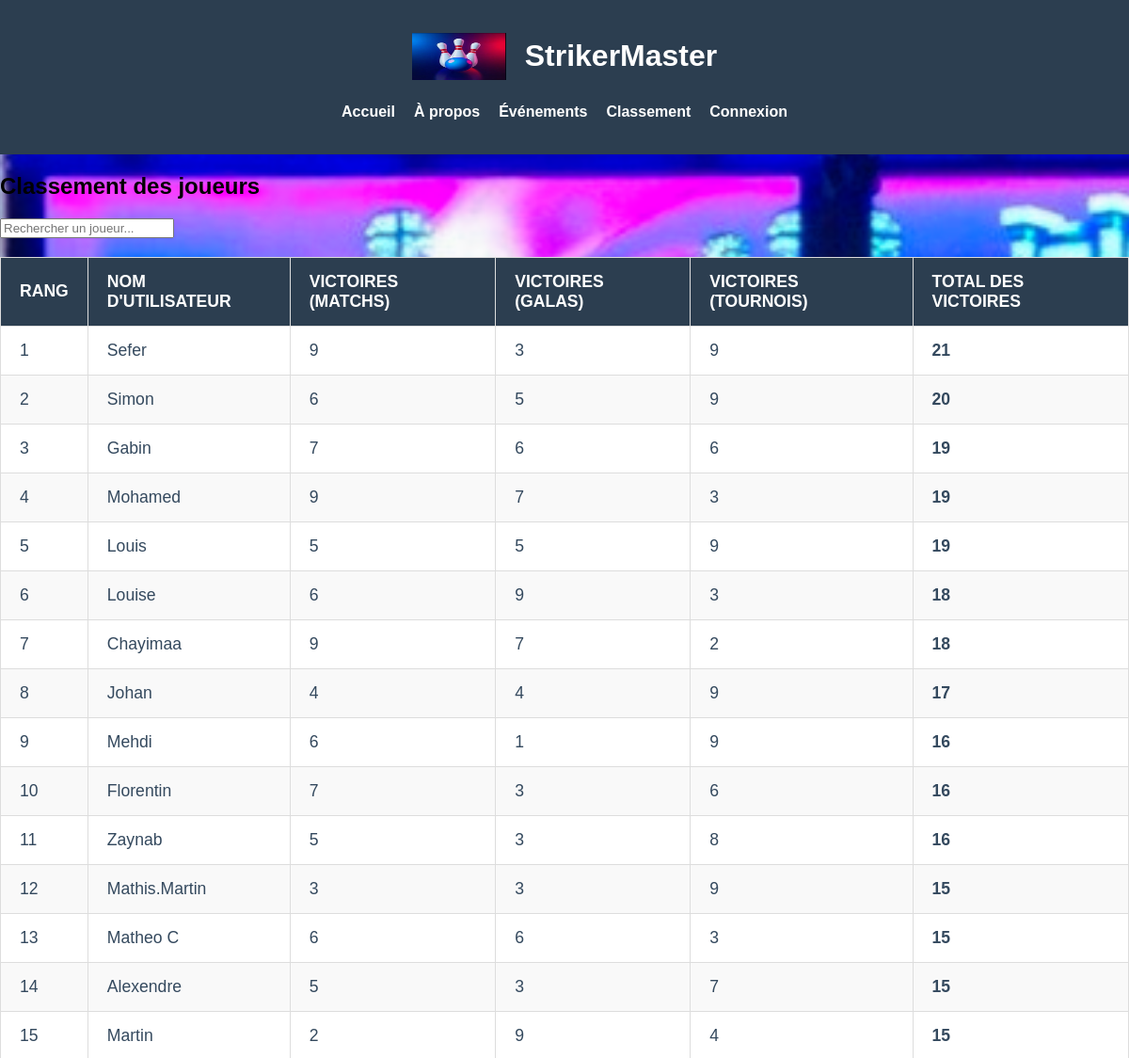
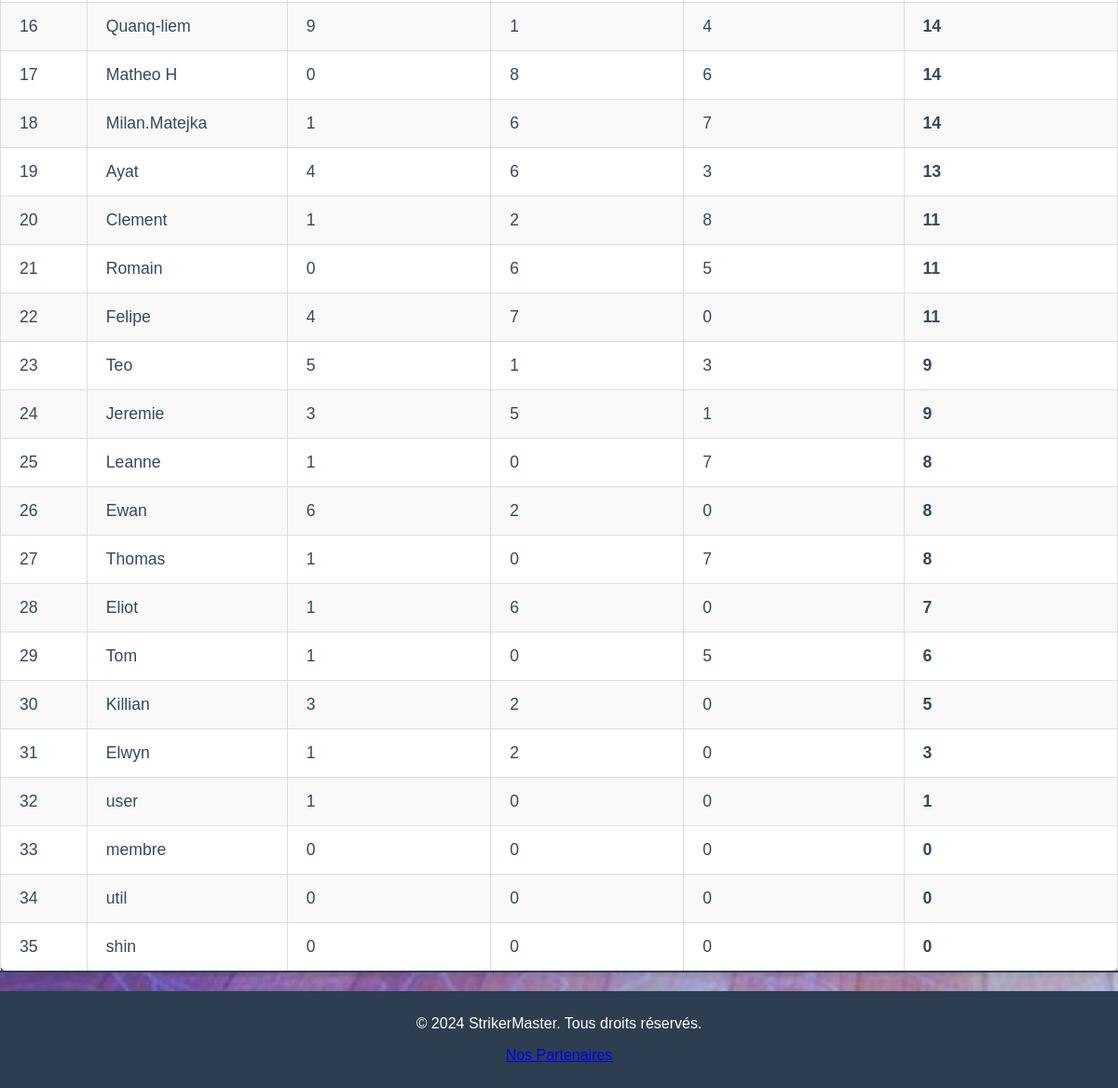
Page /classement.php on the committed database (2 pictures, top to bottom).
### tables this page shows
CREATE TABLE IF NOT EXISTS `users` (
  `id` int NOT NULL AUTO_INCREMENT,
  `username` varchar(50) NOT NULL,
  `password` varchar(255) NOT NULL,
  `email` varchar(100) NOT NULL,
  `role` enum('admin','member') NOT NULL DEFAULT 'member',
  `profile_photo` varchar(255) DEFAULT NULL,
  `victoire_gala` int DEFAULT '0',
  `victoire_tournois` int DEFAULT '0',
  `victoire_match` int DEFAULT '0',
  `dossier` varchar(255) DEFAULT NULL,
  PRIMARY KEY (`id`)
);

### classement.php (the view, shortened to what this page needs)
<?php
$host = '127.0.0.1';
$dbname = 'strikermaster';
$username = 'root';
$password = '';
try {
    $pdo = new PDO("mysql:host=$host;dbname=$dbname;charset=utf8mb4", $username, $password);
    $pdo->setAttribute(PDO::ATTR_ERRMODE, PDO::ERRMODE_EXCEPTION);
} catch (PDOException $e) {
    die("Erreur de connexion à la base de données : " . $e->getMessage());
}
try {
    $stmt = $pdo->prepare("
        SELECT username, victoire_match, victoire_gala, victoire_tournois
        FROM users
        ORDER BY (victoire_match + victoire_gala + victoire_tournois) DESC
    ");
    $stmt->execute();
    $users = $stmt->fetchAll(PDO::FETCH_ASSOC);
} catch (PDOException $e) {
    die("Erreur lors de la récupération des données : " . $e->getMessage());
}
?>
<!DOCTYPE html>
<html lang="fr">
<head>
    <link rel="stylesheet" href="styles.css">
</head>
<body>
    <header>
        <div class="logo">
            <img src="logo.png" alt="Logo StrikerMaster" width="100">
            <h1>StrikerMaster</h1>
        </div>
        <nav>
            <ul>
                <li><a href="index.php">Accueil</a></li>
                <li><a href="about.php">À propos</a></li>
                <li><a href="events.php">Événements</a></li>
                <li><a href="classement.php">Classement</a></li>
                <li>
                    <?php if (isset($_SESSION['username'])): ?>
                        <a href="profile.php">Profil</a>
                        <a href="deconnexion.php">Déconnexion</a>
                    <?php else: ?>
                        <a href="connexion.php">Connexion</a>
                    <?php endif; ?>
                </li>
            </ul>
        </nav>
    </header>
    <main>
        <section class="ranking-container">
            <h2>Classement des joueurs</h2>
            <input type="text" id="searchInput" placeholder="Rechercher un joueur...">
            <?php if (count($users) > 0): ?>
                <table id="rankingTable">
                    <thead>
                        <tr>
                            <th>Rang</th>
                            <th>Nom d'utilisateur</th>
                            <th>Victoires (Matchs)</th>
                            <th>Victoires (Galas)</th>
                            <th>Victoires (Tournois)</th>
                            <th>Total des Victoires</th>
                        </tr>
                    </thead>
                    <tbody>
                        <?php
                        $rank = 1;
                        foreach ($users as $user):
                            $totalVictories = $user['victoire_match'] + $user['victoire_gala'] + $user['victoire_tournois'];
                        ?>
                            <tr>
                                <td><?= $rank++; ?></td>
                                <td><?= htmlspecialchars($user['username']); ?></td>
                                <td><?= htmlspecialchars($user['victoire_match']); ?></td>
                                <td><?= htmlspecialchars($user['victoire_gala']); ?></td>
                                <td><?= htmlspecialchars($user['victoire_tournois']); ?></td>
                                <td><strong><?= $totalVictories; ?></strong></td>
                            </tr>
                        <?php endforeach; ?>
                    </tbody>
                </table>
            <?php else: ?>
                <p>Aucun utilisateur trouvé.</p>
            <?php endif; ?>
        </section>
    </main>
    <footer>
        <p>&copy; 2024 StrikerMaster. Tous droits réservés.</p>
        <p><a href="partenaire.php">Nos Partenaires</a></p>
    </footer>
</body>
</html>

### styles.css (style rules this page uses)
body { font-family: Arial, sans-serif; margin: 0; padding: 0; background-image: url('background.png'); background-size: cover; display: flex; flex-direction: column; min-height: 100vh; }
header { background-color: #2c3e50; color: #ffffff; padding: 20px; text-align: center; }
header .logo { display: flex; align-items: center; justify-content: center; gap: 10px; }
header .logo img { height: 50px; margin-right: 10px; }
header nav ul { list-style: none; padding: 0; display: flex; justify-content: center; gap: 20px; margin-top: 10px; }
header nav ul li { display: inline; }
header nav ul li a { text-decoration: none; color: #ffffff; font-weight: bold; }
table { width: 100%; border-collapse: collapse; margin: 20px 0; font-size: 1.1em; text-align: left; border-radius: 10px; box-shadow: 0 4px 6px rgba(0, 0, 0, 0.1); background-color: #ffffff; }
table thead tr { background-color: #2c3e50; color: #ffffff; text-align: left; font-weight: bold; border-radius: 10px; }
table th, table td { padding: 15px 20px; border: 1px solid #ddd; }
table tbody tr:nth-child(even) { background-color: #f9f9f9; }
table tbody tr:last-child { border-bottom: 2px solid #2c3e50; }
table th { text-transform: uppercase; }
table td { color: #34495e; }
footer { text-align: center; padding: 10px 0; background-color: #2c3e50; color: #ffffff; margin-top: auto; }

### rows in the picture
users: username "Sefer", victoire_match "9", victoire_gala "3", victoire_tournois "9", totalVictories "21"
users: username "Simon", victoire_match "6", victoire_gala "5", victoire_tournois "9", totalVictories "20"
users: username "Gabin", victoire_match "7", victoire_gala "6", victoire_tournois "6", totalVictories "19"
users: username "Mohamed", victoire_match "9", victoire_gala "7", victoire_tournois "3", totalVictories "19"
users: username "Louis", victoire_match "5", victoire_gala "5", victoire_tournois "9", totalVictories "19"
users: username "Louise", victoire_match "6", victoire_gala "9", victoire_tournois "3", totalVictories "18"
users: username "Chayimaa", victoire_match "9", victoire_gala "7", victoire_tournois "2", totalVictories "18"
users: username "Johan", victoire_match "4", victoire_gala "4", victoire_tournois "9", totalVictories "17"
users: username "Mehdi", victoire_match "6", victoire_gala "1", victoire_tournois "9", totalVictories "16"
users: username "Florentin", victoire_match "7", victoire_gala "3", victoire_tournois "6", totalVictories "16"
users: username "Zaynab", victoire_match "5", victoire_gala "3", victoire_tournois "8", totalVictories "16"
users: username "Mathis.Martin", victoire_match "3", victoire_gala "3", victoire_tournois "9", totalVictories "15"
users: username "Matheo C", victoire_match "6", victoire_gala "6", victoire_tournois "3", totalVictories "15"
users: username "Alexendre", victoire_match "5", victoire_gala "3", victoire_tournois "7", totalVictories "15"
users: username "Martin", victoire_match "2", victoire_gala "9", victoire_tournois "4", totalVictories "15"
users: username "Quanq-liem", victoire_match "9", victoire_gala "1", victoire_tournois "4", totalVictories "14"
users: username "Matheo H", victoire_match "0", victoire_gala "8", victoire_tournois "6", totalVictories "14"
users: username "Milan.Matejka", victoire_match "1", victoire_gala "6", victoire_tournois "7", totalVictories "14"
users: username "Ayat", victoire_match "4", victoire_gala "6", victoire_tournois "3", totalVictories "13"
users: username "Clement", victoire_match "1", victoire_gala "2", victoire_tournois "8", totalVictories "11"
users: username "Romain", victoire_match "0", victoire_gala "6", victoire_tournois "5", totalVictories "11"
users: username "Felipe", victoire_match "4", victoire_gala "7", victoire_tournois "0", totalVictories "11"
users: username "Teo", victoire_match "5", victoire_gala "1", victoire_tournois "3", totalVictories "9"
users: username "Jeremie", victoire_match "3", victoire_gala "5", victoire_tournois "1", totalVictories "9"
users: username "Leanne", victoire_match "1", victoire_gala "0", victoire_tournois "7", totalVictories "8"
users: username "Ewan", victoire_match "6", victoire_gala "2", victoire_tournois "0", totalVictories "8"
users: username "Thomas", victoire_match "1", victoire_gala "0", victoire_tournois "7", totalVictories "8"
users: username "Eliot", victoire_match "1", victoire_gala "6", victoire_tournois "0", totalVictories "7"
users: username "Tom", victoire_match "1", victoire_gala "0", victoire_tournois "5", totalVictories "6"
users: username "Killian", victoire_match "3", victoire_gala "2", victoire_tournois "0", totalVictories "5"
users: username "Elwyn", victoire_match "1", victoire_gala "2", victoire_tournois "0", totalVictories "3"
users: username "user", victoire_match "1", victoire_gala "0", victoire_tournois "0"
users: username "membre", victoire_match "0", victoire_gala "0", victoire_tournois "0"
users: username "util", victoire_match "0", victoire_gala "0", victoire_tournois "0"
users: username "shin", victoire_match "0", victoire_gala "0", victoire_tournois "0"
